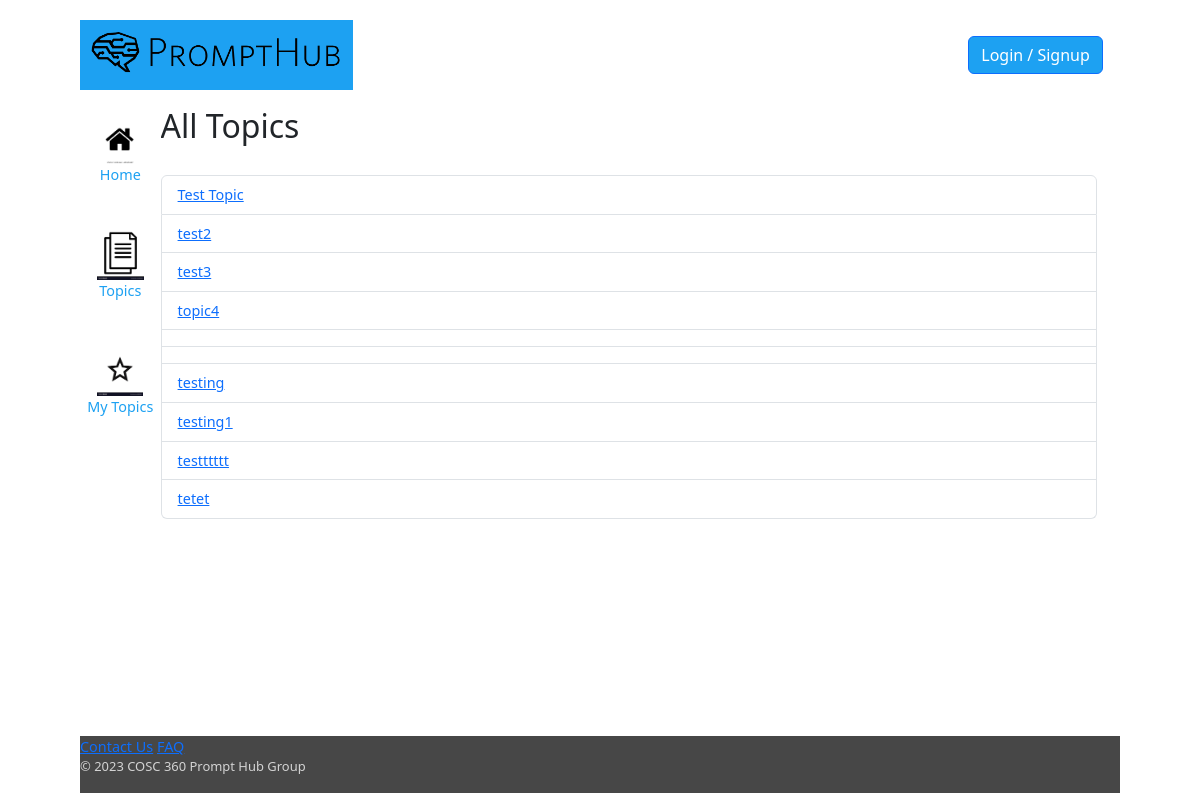
The app's page /topics.php with its own data.
### tables this page shows
CREATE TABLE `topics` (
  `topic_id` int(11) NOT NULL,
  `topic_title` varchar(50) NOT NULL
);

### get-topics.php (the view, shortened to what this page needs)
<?php
include "connection.php";
$query = "SELECT * FROM topics";
$result = mysqli_query($conn, $query);
if (mysqli_num_rows($result) == 0) {
    $query = "INSERT INTO topics (topic_title) VALUES ('Test Topic')";
    if (mysqli_query($conn, $query)) {
        echo "Topic added successfully.";
    } else {
        echo "Error adding topic: " . mysqli_error($conn);
    }
    mysqli_close($conn);
} else {
    while ($row = mysqli_fetch_assoc($result)) {
        echo '<li class="list-group-item">';
        echo "<a href='topic.php?id={$row['topic_id']}'>{$row['topic_title']}</a>";
        echo '</li>';
    }
}
?>

### css/layout.css (style rules this page uses)
html { font-family:Tahoma, Helvetica, sans-serif; margin-left: 5em; margin-top: 2em; margin-right: 5em; }
p, body { font-size: 0.9em; }

### records on screen
topics: topic_title "Test Topic"
topics: topic_title "test2"
topics: topic_title "test3"
topics: topic_title "topic4"
topics: topic_title "testing"
topics: topic_title "testing1"
topics: topic_title "testttttt"
topics: topic_title "tetet"
